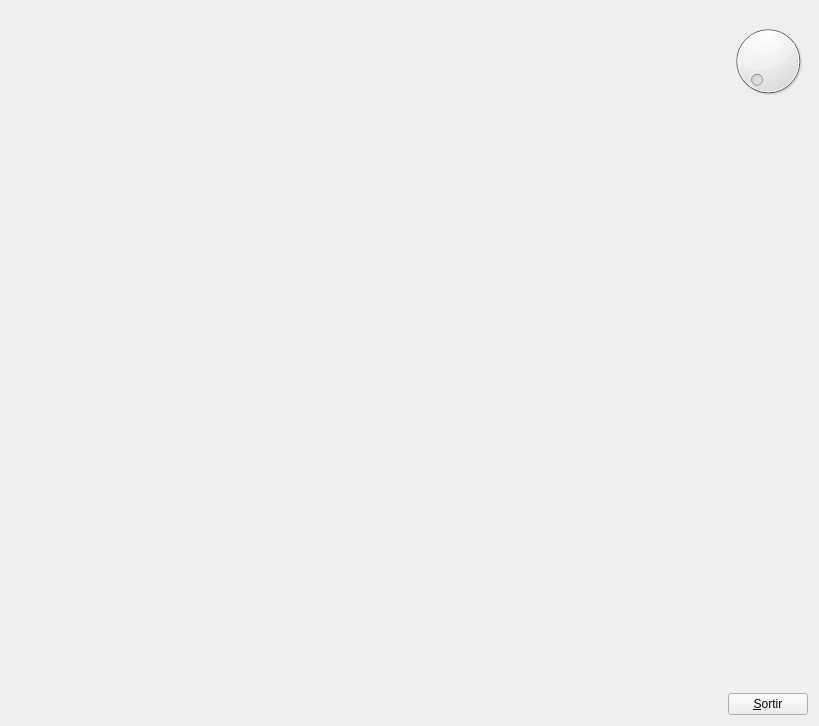
<?xml version="1.0" encoding="UTF-8"?>
<ui version="4.0">
 <class>MyForm</class>
 <widget class="QWidget" name="MyForm">
  <property name="geometry">
   <rect>
    <x>0</x>
    <y>0</y>
    <width>819</width>
    <height>726</height>
   </rect>
  </property>
  <property name="windowTitle">
   <string>Form</string>
  </property>
  <layout class="QHBoxLayout" name="horizontalLayout">
   <item>
    <widget class="MyGLWidget" name="widget" native="true">
     <property name="sizePolicy">
      <sizepolicy hsizetype="Expanding" vsizetype="Expanding">
       <horstretch>0</horstretch>
       <verstretch>0</verstretch>
      </sizepolicy>
     </property>
    </widget>
   </item>
   <item>
    <layout class="QVBoxLayout" name="verticalLayout">
     <item>
      <widget class="QDial" name="dial">
       <property name="maximum">
        <number>359</number>
       </property>
      </widget>
     </item>
     <item>
      <spacer name="verticalSpacer">
       <property name="orientation">
        <enum>Qt::Vertical</enum>
       </property>
       <property name="sizeHint" stdset="0">
        <size>
         <width>20</width>
         <height>40</height>
        </size>
       </property>
      </spacer>
     </item>
     <item>
      <widget class="QPushButton" name="pushButton">
       <property name="sizePolicy">
        <sizepolicy hsizetype="Fixed" vsizetype="Fixed">
         <horstretch>0</horstretch>
         <verstretch>0</verstretch>
        </sizepolicy>
       </property>
       <property name="text">
        <string>&amp;Sortir</string>
       </property>
      </widget>
     </item>
    </layout>
   </item>
  </layout>
 </widget>
 <customwidgets>
  <customwidget>
   <class>MyGLWidget</class>
   <extends>QWidget</extends>
   <header>MyGLWidget.h</header>
   <container>1</container>
   <slots>
    <signal>setRotar(int)</signal>
    <slot>rotarPatricios(int)</slot>
   </slots>
  </customwidget>
 </customwidgets>
 <resources/>
 <connections>
  <connection>
   <sender>pushButton</sender>
   <signal>clicked()</signal>
   <receiver>MyForm</receiver>
   <slot>close()</slot>
   <hints>
    <hint type="sourcelabel">
     <x>811</x>
     <y>718</y>
    </hint>
    <hint type="destinationlabel">
     <x>839</x>
     <y>529</y>
    </hint>
   </hints>
  </connection>
  <connection>
   <sender>dial</sender>
   <signal>valueChanged(int)</signal>
   <receiver>widget</receiver>
   <slot>rotarPatricios(int)</slot>
   <hints>
    <hint type="sourcelabel">
     <x>785</x>
     <y>89</y>
    </hint>
    <hint type="destinationlabel">
     <x>607</x>
     <y>343</y>
    </hint>
   </hints>
  </connection>
  <connection>
   <sender>widget</sender>
   <signal>setRotar(int)</signal>
   <receiver>dial</receiver>
   <slot>setValue(int)</slot>
   <hints>
    <hint type="sourcelabel">
     <x>669</x>
     <y>229</y>
    </hint>
    <hint type="destinationlabel">
     <x>746</x>
     <y>69</y>
    </hint>
   </hints>
  </connection>
 </connections>
</ui>
